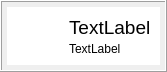
<?xml version="1.0" encoding="UTF-8"?>
<ui version="4.0">
 <class>TaskMTRTableCell</class>
 <widget class="QWidget" name="TaskMTRTableCell">
  <property name="geometry">
   <rect>
    <x>0</x>
    <y>0</y>
    <width>161</width>
    <height>69</height>
   </rect>
  </property>
  <property name="windowTitle">
   <string>Form</string>
  </property>
  <layout class="QGridLayout" name="gridLayout">
   <property name="margin">
    <number>0</number>
   </property>
   <item row="0" column="0">
    <widget class="QFrame" name="frame_2">
     <property name="frameShape">
      <enum>QFrame::Box</enum>
     </property>
     <property name="frameShadow">
      <enum>QFrame::Raised</enum>
     </property>
     <layout class="QGridLayout" name="gridLayout_3">
      <property name="margin">
       <number>5</number>
      </property>
      <item row="0" column="0">
       <widget class="QFrame" name="frame">
        <property name="styleSheet">
         <string notr="true">background-color: white;</string>
        </property>
        <property name="frameShadow">
         <enum>QFrame::Raised</enum>
        </property>
        <layout class="QGridLayout" name="gridLayout_2">
         <property name="leftMargin">
          <number>15</number>
         </property>
         <property name="horizontalSpacing">
          <number>15</number>
         </property>
         <property name="verticalSpacing">
          <number>3</number>
         </property>
         <item row="0" column="0" rowspan="2">
          <widget class="QLabel" name="lblImage">
           <property name="minimumSize">
            <size>
             <width>32</width>
             <height>32</height>
            </size>
           </property>
           <property name="maximumSize">
            <size>
             <width>32</width>
             <height>32</height>
            </size>
           </property>
           <property name="text">
            <string/>
           </property>
           <property name="pixmap">
            <pixmap resource="../../../../r.qrc">:/apps/folder.png</pixmap>
           </property>
           <property name="scaledContents">
            <bool>true</bool>
           </property>
          </widget>
         </item>
         <item row="0" column="1">
          <widget class="QLabel" name="lblTitle">
           <property name="styleSheet">
            <string notr="true">font-size: 14pt;</string>
           </property>
           <property name="text">
            <string>TextLabel</string>
           </property>
          </widget>
         </item>
         <item row="1" column="1">
          <widget class="QLabel" name="lblDescription">
           <property name="text">
            <string>TextLabel</string>
           </property>
           <property name="wordWrap">
            <bool>true</bool>
           </property>
          </widget>
         </item>
        </layout>
       </widget>
      </item>
     </layout>
    </widget>
   </item>
  </layout>
 </widget>
 <resources>
  <include location="../../../../r.qrc"/>
 </resources>
 <connections/>
</ui>
